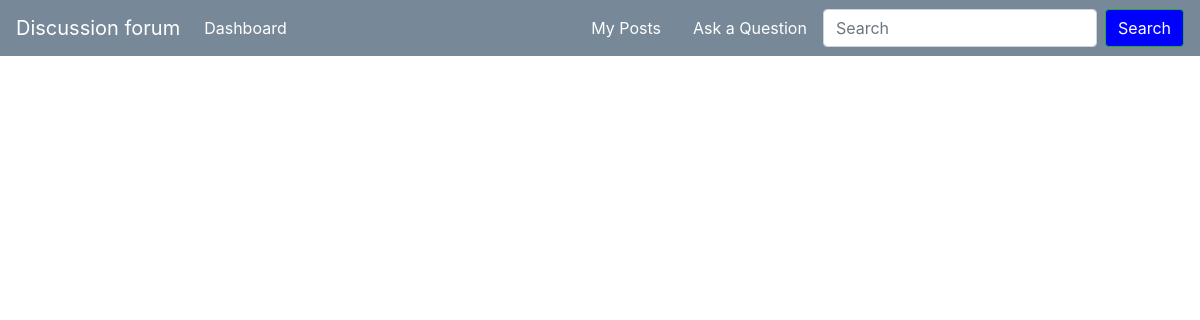
Page /Dforum?course_id=1 (signed in) on the earlier database version.
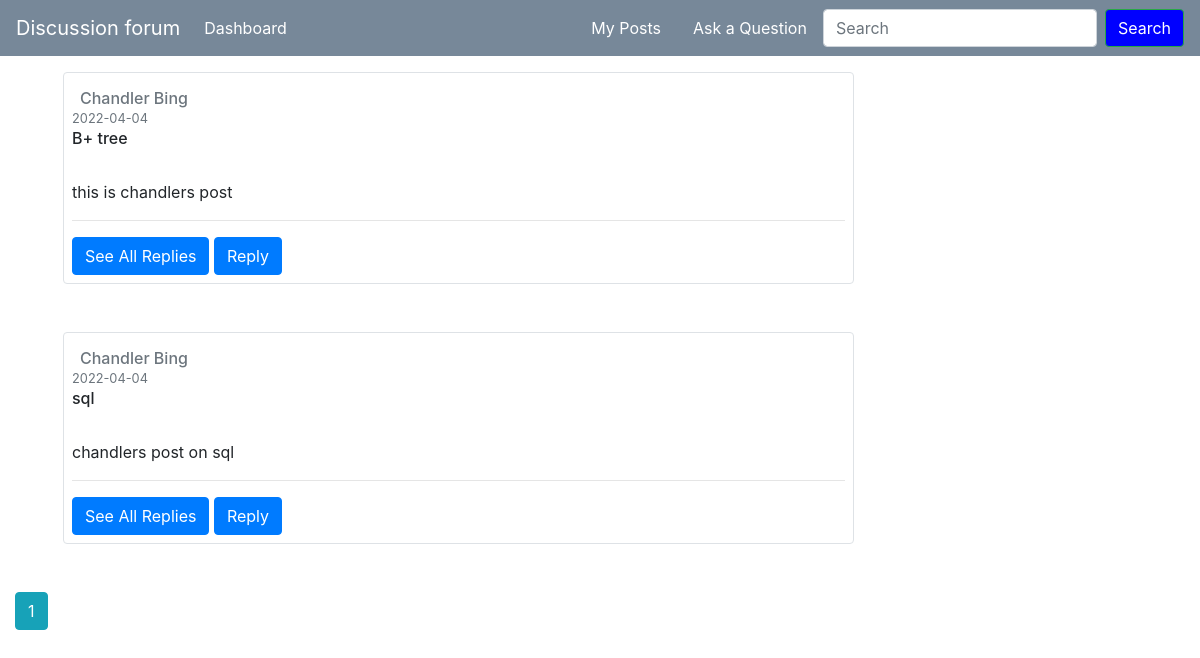
Same page on the later database version.
### models.py (models this page shows, shortened)
class Post(db.Model):
	id = db.Column(db.Integer, primary_key = True)
	title = db.Column(db.String(100), nullable = False)
	date_posted = db.Column(db.DateTime, nullable = False, default = datetime.utcnow)
	content = db.Column(db.Text, nullable = False)
	user_id = db.Column(db.Integer, db.ForeignKey('LoginDetails.user_id'), nullable = False)
	replies = db.relationship('Reply', backref = 'post', lazy = True)
	course_id=db.Column(db.Integer, db.ForeignKey('Course.course_id'), nullable = False)

class LoginDetails(UserMixin, db.Model):
    __tablename__ = 'LoginDetails'
    user_id = db.Column(
        db.Integer,
        primary_key=True,
        autoincrement=True
    )
    email = db.Column(
        db.String(100),
        unique=True,
        nullable=False
    )
    password = db.Column(
        db.String(20),
        nullable=False
    )
    salt = db.Column(
        db.String(20),
        nullable=False
    )
    role = db.Column(
        db.Integer,
        db.ForeignKey('UserRoles.role'),
        nullable = False
    )
    first_name = db.Column(
        db.String(100),
        nullable=False
    )
    last_name = db.Column(
        db.String(100),
        nullable=False
    )
    dob = db.Column(
        db.Date,
        nullable=True
    )
    phone_no = db.relationship('PhoneNo')
    address = db.relationship('Address')
    posts = db.relationship('Post', backref = 'author', lazy = True)
    replies = db.relationship('Reply', backref = 'user', lazy = True)

### posts.py (the view)
@posts.route('/Dforum', methods=['GET', 'POST'])
def Dforum():
    course_id=request.args.get('course_id')
    page = request.args.get('page', 1, type=int)
    posts = Post.query.filter_by(course_id=course_id)\
        .order_by(Post.date_posted.desc())\
        .paginate(page=page, per_page=3)
    form = ReplyForm()
    replies = Reply.query.all()
    return render_template('posts.html', title = 'Home',course_id=course_id,
	posts = posts, form = form, replies = replies, page = page)

### forms.py
class ReplyForm(FlaskForm):
	content = TextAreaField('Content', validators = [DataRequired()])
	submit = SubmitField('Reply')

### templates/posts.html (shortened to what this page needs)
{%extends "dashboard_layout.html"%}
{%block content%}
{%for post in posts.items%}
<article class="border rounded m-5 p-2">
   <div class>
      <h6 class="text-muted p-2" style="height: 10px;">{{post.author.first_name }} {{post.author.last_name}}</h6>
      <small class="text-muted">{{ post.date_posted.strftime('%Y-%m-%d') }}</small>
   </div>
   <h6>{{post.title}}</h6>
   <p style = "white-space: pre-line;">
      {{post.content}}
   </p>
   <hr>
   {%if type == 'post'%}
   <div>
      <a class="btn btn-secondary btn-sm mt-1 mb-1" href="{{ url_for('posts.update_post', post_id=post.id,course_id=course_id) }}">Update</a>
      <a class="btn btn-secondary btn-sm mt-1 mb-1" href="{{ url_for('posts.delete_post', post_id=post.id,course_id=course_id) }}">Delete</a>
   </div>
   {%else%}
   <div>
   <div class='mt-2'>
      <button class="btn btn-primary" type="button" data-toggle="collapse" data-target="#collapseExample+{{post.id}}" aria-expanded="false" aria-controls="collapseExample+{{post.id}}">
      See All Replies
      </button>
      <button type="button" class="btn btn-primary" data-toggle="modal" data-target="#replyModal{{post.id}}">Reply</button>
   </div>
   {%endif%}
</article>
{%endfor%}
{%if type == 'post'%}
{% for page_num in posts.iter_pages(left_edge=1, right_edge=1, left_current=1, right_current=2) %}
{% if page_num %}
{% if posts.page == page_num %}
<a class="btn btn-info mb-4" href="{{ url_for('posts.my_posts', page=page_num, course_id=course_id) }}">{{ page_num }}</a>
{% else %}
<a class="btn btn-outline-info mb-4" href="{{ url_for('posts.my_posts', page=page_num,course_id=course_id) }}">{{ page_num }}</a>
{% endif %}
{% else %}
...
{% endif %}
{% endfor %}
{%else%}
{% for page_num in posts.iter_pages(left_edge=1, right_edge=1, left_current=1, right_current=2) %}
{% if page_num %}
{% if posts.page == page_num %}
<a class="btn btn-info mb-4" href="{{ url_for('posts.Dforum', page=page_num, course_id=course_id) }}">{{ page_num }}</a>
{% else %}
<a class="btn btn-outline-info mb-4" href="{{ url_for('posts.Dforum', page=page_num,course_id=course_id) }}">{{ page_num }}</a>
{% endif %}
{% else %}
...
{% endif %}
{% endfor %}
{%endif%}
{% endblock content %}

### templates/dashboard_layout.html (shortened to what this page needs)
<!doctype html>
<html lang="en">
  <head>
    <link rel="stylesheet" href="https://maxcdn.bootstrapcdn.com/bootstrap/4.0.0/css/bootstrap.min.css">
  </head>
  <body>
<nav class="navbar navbar-expand-lg navbar-light fixed-top" style="background-color: lightslategray">
  <a class="navbar-brand" style="color: white;" href="{{ url_for('posts.Dforum',course_id=course_id )}}">Discussion forum </a>
  <div class="collapse navbar-collapse" id="navbarSupportedContent">
    <ul class="navbar-nav mr-auto nav-pills">
      <li class="nav-item active">
        <a class="nav-link" style="color: white;" href="{{ url_for('main.dashboard')}}">Dashboard <span class="sr-only">(current)</span></a>
      </li>
     </ul>
  <ul class="nav justify-content-end nav-pills">
    <li class="nav-item">
      <a class="nav-link" style="color: white;" href="{{ url_for('posts.my_posts',course_id=course_id ) }}">My Posts </a>
    </li>
  </ul>
  <ul class="nav justify-content-end nav-pills">
  <li class="nav-item">
    <a class="nav-link" style="color: white;" href="{{ url_for('posts.new_post',course_id=course_id ) }}">Ask a Question </a>
  </li>
   </ul>
   <form class="form-inline my-2 my-lg-0" action="{{url_for('posts.search',course_id=course_id)}}" method="POST">
    <input class="form-control mr-sm-2" type="search" placeholder="Search" name="Search">
    <button class="btn  btn-outline-success my-2 my-sm-0 " type="submit" style="color: white ;background-color:blue">Search</button>
  </form>
  </div>
</nav>
 <main>
  <div class="col-md-11 pt-4">
    <div class="row">
        <div class="col-md-10">
          {% block content %}{% endblock %}
        </div>
    </div>
</main>
  </body>
</html>

Differences in the rows shown:
added Post: author.first_name "Chandler", author.last_name "Bing", date_posted "2022-04-04", title "B+ tree", content "this is chandlers post"
added Post: author.first_name "Chandler", author.last_name "Bing", date_posted "2022-04-04", title "sql", content "chandlers post on sql"
Other differences:
new list line: "1"
